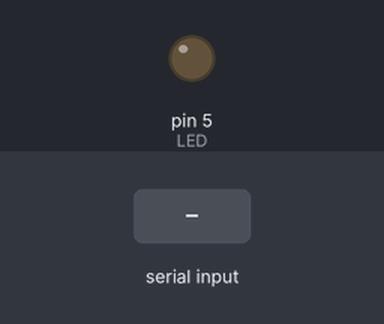
The sketch below on a simulated Arduino Uno, built with avr-gcc and run on an emulated ATmega328P. Parts: output pins drawn as LEDs (lit = HIGH). The inputs (shaded band) are chosen by the test bench.

Above: at 1.2 s.
1.3 s: "1" received over Serial
At 2.5 s:
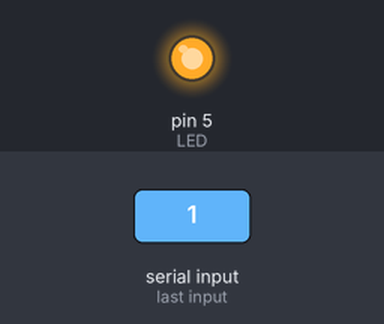
2.8 s: "0" received over Serial
At 3.8 s:
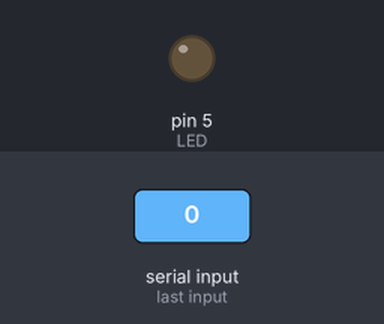
Timing chart, 0 to 5.8 s (numbered marks = the images above; inputs shaded):
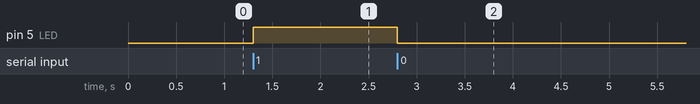

The sketch:

arduino.ino
```cpp
void setup() {
  Serial.begin(9600);
  pinMode(5, OUTPUT);  //5 should be replaced by your own LED pin
}

void loop() {
  if (Serial.available() > 0) {
    char cmd = Serial.read();
    if (cmd == '1') {
      digitalWrite(5, HIGH);
    } else if (cmd == '0') {
      digitalWrite(5, LOW);
    }
  }
}
```

Measured:
- after the input at 1.3 s, pin 5 (LED): LOW → HIGH at once
- after the input at 2.8 s, pin 5 (LED): HIGH → LOW at once
